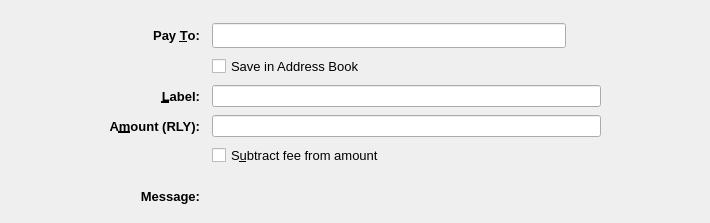
<?xml version="1.0" encoding="UTF-8"?>
<ui version="4.0">
 <class>SendCoinsEntry</class>
 <widget class="QStackedWidget" name="SendCoinsEntry">
  <property name="geometry">
   <rect>
    <x>0</x>
    <y>0</y>
    <width>710</width>
    <height>223</height>
   </rect>
  </property>
  <property name="focusPolicy">
   <enum>Qt::TabFocus</enum>
  </property>
  <property name="autoFillBackground">
   <bool>false</bool>
  </property>
  <property name="styleSheet">
   <string notr="true"/>
  </property>
  <property name="currentIndex">
   <number>0</number>
  </property>
  <widget class="QFrame" name="SendCoins">
   <property name="toolTip">
    <string>This is a normal payment.</string>
   </property>
   <property name="frameShape">
    <enum>QFrame::NoFrame</enum>
   </property>
   <layout class="QGridLayout" name="gridLayout">
    <property name="topMargin">
     <number>8</number>
    </property>
    <property name="bottomMargin">
     <number>4</number>
    </property>
    <property name="horizontalSpacing">
     <number>12</number>
    </property>
    <property name="verticalSpacing">
     <number>8</number>
    </property>
    <item row="1" column="0">
     <spacer name="horizontalSpacer">
      <property name="orientation">
       <enum>Qt::Horizontal</enum>
      </property>
      <property name="sizeType">
       <enum>QSizePolicy::Maximum</enum>
      </property>
      <property name="sizeHint" stdset="0">
       <size>
        <width>100</width>
        <height>20</height>
       </size>
      </property>
     </spacer>
    </item>
    <item row="3" column="2">
     <widget class="QLineEdit" name="addAsLabel">
      <property name="sizePolicy">
       <sizepolicy hsizetype="Expanding" vsizetype="Expanding">
        <horstretch>0</horstretch>
        <verstretch>0</verstretch>
       </sizepolicy>
      </property>
      <property name="toolTip">
       <string>Enter a label for this address to add it to the list of used addresses</string>
      </property>
      <property name="styleSheet">
       <string notr="true"/>
      </property>
     </widget>
    </item>
    <item row="0" column="2">
     <spacer name="verticalSpacer">
      <property name="orientation">
       <enum>Qt::Vertical</enum>
      </property>
      <property name="sizeHint" stdset="0">
       <size>
        <width>20</width>
        <height>40</height>
       </size>
      </property>
     </spacer>
    </item>
    <item row="1" column="3">
     <spacer name="horizontalSpacer_2">
      <property name="orientation">
       <enum>Qt::Horizontal</enum>
      </property>
      <property name="sizeType">
       <enum>QSizePolicy::Maximum</enum>
      </property>
      <property name="sizeHint" stdset="0">
       <size>
        <width>100</width>
        <height>20</height>
       </size>
      </property>
     </spacer>
    </item>
    <item row="12" column="2">
     <widget class="QLabel" name="messageTextLabel">
      <property name="toolTip">
       <string>A message that was attached to the navcoin: URI which will be stored with the transaction for your reference. Note: This message will not be sent over the NavCoin network.</string>
      </property>
      <property name="styleSheet">
       <string notr="true"/>
      </property>
      <property name="textFormat">
       <enum>Qt::PlainText</enum>
      </property>
     </widget>
    </item>
    <item row="1" column="1">
     <widget class="QLabel" name="payToLabel">
      <property name="font">
       <font>
        <pointsize>10</pointsize>
        <weight>75</weight>
        <bold>true</bold>
       </font>
      </property>
      <property name="text">
       <string>Pay &amp;To:</string>
      </property>
      <property name="alignment">
       <set>Qt::AlignRight|Qt::AlignTrailing|Qt::AlignVCenter</set>
      </property>
      <property name="buddy">
       <cstring>payTo</cstring>
      </property>
     </widget>
    </item>
    <item row="12" column="1">
     <widget class="QLabel" name="messageLabel">
      <property name="font">
       <font>
        <pointsize>10</pointsize>
        <weight>75</weight>
        <bold>true</bold>
       </font>
      </property>
      <property name="text">
       <string>Message:</string>
      </property>
      <property name="alignment">
       <set>Qt::AlignRight|Qt::AlignTrailing|Qt::AlignVCenter</set>
      </property>
     </widget>
    </item>
    <item row="6" column="2">
     <layout class="QHBoxLayout" name="horizontalLayoutAmount" stretch="0">
      <item>
       <widget class="NavCoinAmountField" name="payAmount">
        <property name="sizePolicy">
         <sizepolicy hsizetype="Expanding" vsizetype="Expanding">
          <horstretch>0</horstretch>
          <verstretch>0</verstretch>
         </sizepolicy>
        </property>
        <property name="styleSheet">
         <string notr="true"/>
        </property>
       </widget>
      </item>
     </layout>
    </item>
    <item row="3" column="1">
     <widget class="QLabel" name="labellLabel">
      <property name="font">
       <font>
        <pointsize>10</pointsize>
        <weight>75</weight>
        <bold>true</bold>
       </font>
      </property>
      <property name="text">
       <string>&amp;Label:</string>
      </property>
      <property name="alignment">
       <set>Qt::AlignRight|Qt::AlignTrailing|Qt::AlignVCenter</set>
      </property>
      <property name="buddy">
       <cstring>addAsLabel</cstring>
      </property>
     </widget>
    </item>
    <item row="1" column="2">
     <layout class="QHBoxLayout" name="payToLayout">
      <property name="spacing">
       <number>0</number>
      </property>
      <item>
       <widget class="QValidatedLineEdit" name="payTo">
        <property name="sizePolicy">
         <sizepolicy hsizetype="Expanding" vsizetype="Expanding">
          <horstretch>0</horstretch>
          <verstretch>0</verstretch>
         </sizepolicy>
        </property>
        <property name="toolTip">
         <string>The NavCoin address to send the payment to</string>
        </property>
        <property name="styleSheet">
         <string notr="true"/>
        </property>
       </widget>
      </item>
      <item>
       <widget class="QToolButton" name="addressBookButton">
        <property name="toolTip">
         <string notr="true"/>
        </property>
        <property name="styleSheet">
         <string notr="true">border:0;background:transparent</string>
        </property>
        <property name="text">
         <string/>
        </property>
        <property name="icon">
         <iconset resource="../relay.qrc">
          <normaloff>:/icons/address-book</normaloff>:/icons/address-book</iconset>
        </property>
        <property name="iconSize">
         <size>
          <width>22</width>
          <height>22</height>
         </size>
        </property>
        <property name="shortcut">
         <string>Alt+A</string>
        </property>
       </widget>
      </item>
      <item>
       <spacer name="horizontalSpacer_3">
        <property name="orientation">
         <enum>Qt::Horizontal</enum>
        </property>
        <property name="sizeType">
         <enum>QSizePolicy::Maximum</enum>
        </property>
        <property name="sizeHint" stdset="0">
         <size>
          <width>10</width>
          <height>20</height>
         </size>
        </property>
       </spacer>
      </item>
     </layout>
    </item>
    <item row="10" column="2">
     <spacer name="verticalSpacer_3">
      <property name="orientation">
       <enum>Qt::Vertical</enum>
      </property>
      <property name="sizeHint" stdset="0">
       <size>
        <width>20</width>
        <height>40</height>
       </size>
      </property>
     </spacer>
    </item>
    <item row="2" column="2">
     <widget class="QCheckBox" name="addressBookCheckBox">
      <property name="font">
       <font>
        <pointsize>10</pointsize>
       </font>
      </property>
      <property name="text">
       <string>Save in Address Book</string>
      </property>
     </widget>
    </item>
    <item row="6" column="1">
     <widget class="QLabel" name="amountLabel">
      <property name="font">
       <font>
        <pointsize>10</pointsize>
        <weight>75</weight>
        <bold>true</bold>
       </font>
      </property>
      <property name="text">
       <string>A&amp;mount (RLY):</string>
      </property>
      <property name="alignment">
       <set>Qt::AlignRight|Qt::AlignTrailing|Qt::AlignVCenter</set>
      </property>
      <property name="buddy">
       <cstring>payAmount</cstring>
      </property>
     </widget>
    </item>
    <item row="13" column="2">
     <spacer name="verticalSpacer_2">
      <property name="orientation">
       <enum>Qt::Vertical</enum>
      </property>
      <property name="sizeHint" stdset="0">
       <size>
        <width>20</width>
        <height>40</height>
       </size>
      </property>
     </spacer>
    </item>
    <item row="7" column="2">
     <widget class="QCheckBox" name="checkboxSubtractFeeFromAmount">
      <property name="font">
       <font>
        <pointsize>10</pointsize>
       </font>
      </property>
      <property name="toolTip">
       <string>The fee will be deducted from the amount being sent. The recipient will receive less navcoins than you enter in the amount field. If multiple recipients are selected, the fee is split equally.</string>
      </property>
      <property name="text">
       <string>S&amp;ubtract fee from amount</string>
      </property>
     </widget>
    </item>
   </layout>
  </widget>
  <widget class="QFrame" name="SendCoins_UnauthenticatedPaymentRequest">
   <property name="palette">
    <palette>
     <active>
      <colorrole role="WindowText">
       <brush brushstyle="SolidPattern">
        <color alpha="255">
         <red>0</red>
         <green>0</green>
         <blue>0</blue>
        </color>
       </brush>
      </colorrole>
      <colorrole role="Button">
       <brush brushstyle="SolidPattern">
        <color alpha="255">
         <red>239</red>
         <green>241</green>
         <blue>244</blue>
        </color>
       </brush>
      </colorrole>
      <colorrole role="Light">
       <brush brushstyle="SolidPattern">
        <color alpha="255">
         <red>255</red>
         <green>255</green>
         <blue>255</blue>
        </color>
       </brush>
      </colorrole>
      <colorrole role="Midlight">
       <brush brushstyle="SolidPattern">
        <color alpha="255">
         <red>255</red>
         <green>255</green>
         <blue>191</blue>
        </color>
       </brush>
      </colorrole>
      <colorrole role="Dark">
       <brush brushstyle="SolidPattern">
        <color alpha="255">
         <red>127</red>
         <green>127</green>
         <blue>63</blue>
        </color>
       </brush>
      </colorrole>
      <colorrole role="Mid">
       <brush brushstyle="SolidPattern">
        <color alpha="255">
         <red>170</red>
         <green>170</green>
         <blue>84</blue>
        </color>
       </brush>
      </colorrole>
      <colorrole role="Text">
       <brush brushstyle="SolidPattern">
        <color alpha="255">
         <red>0</red>
         <green>0</green>
         <blue>0</blue>
        </color>
       </brush>
      </colorrole>
      <colorrole role="BrightText">
       <brush brushstyle="SolidPattern">
        <color alpha="255">
         <red>255</red>
         <green>255</green>
         <blue>255</blue>
        </color>
       </brush>
      </colorrole>
      <colorrole role="ButtonText">
       <brush brushstyle="SolidPattern">
        <color alpha="255">
         <red>0</red>
         <green>0</green>
         <blue>0</blue>
        </color>
       </brush>
      </colorrole>
      <colorrole role="Base">
       <brush brushstyle="SolidPattern">
        <color alpha="255">
         <red>239</red>
         <green>241</green>
         <blue>244</blue>
        </color>
       </brush>
      </colorrole>
      <colorrole role="Window">
       <brush brushstyle="SolidPattern">
        <color alpha="255">
         <red>239</red>
         <green>241</green>
         <blue>244</blue>
        </color>
       </brush>
      </colorrole>
      <colorrole role="Shadow">
       <brush brushstyle="SolidPattern">
        <color alpha="255">
         <red>0</red>
         <green>0</green>
         <blue>0</blue>
        </color>
       </brush>
      </colorrole>
      <colorrole role="AlternateBase">
       <brush brushstyle="SolidPattern">
        <color alpha="255">
         <red>255</red>
         <green>255</green>
         <blue>191</blue>
        </color>
       </brush>
      </colorrole>
      <colorrole role="ToolTipBase">
       <brush brushstyle="SolidPattern">
        <color alpha="255">
         <red>255</red>
         <green>255</green>
         <blue>220</blue>
        </color>
       </brush>
      </colorrole>
      <colorrole role="ToolTipText">
       <brush brushstyle="SolidPattern">
        <color alpha="255">
         <red>0</red>
         <green>0</green>
         <blue>0</blue>
        </color>
       </brush>
      </colorrole>
     </active>
     <inactive>
      <colorrole role="WindowText">
       <brush brushstyle="SolidPattern">
        <color alpha="255">
         <red>0</red>
         <green>0</green>
         <blue>0</blue>
        </color>
       </brush>
      </colorrole>
      <colorrole role="Button">
       <brush brushstyle="SolidPattern">
        <color alpha="255">
         <red>239</red>
         <green>241</green>
         <blue>244</blue>
        </color>
       </brush>
      </colorrole>
      <colorrole role="Light">
       <brush brushstyle="SolidPattern">
        <color alpha="255">
         <red>255</red>
         <green>255</green>
         <blue>255</blue>
        </color>
       </brush>
      </colorrole>
      <colorrole role="Midlight">
       <brush brushstyle="SolidPattern">
        <color alpha="255">
         <red>255</red>
         <green>255</green>
         <blue>191</blue>
        </color>
       </brush>
      </colorrole>
      <colorrole role="Dark">
       <brush brushstyle="SolidPattern">
        <color alpha="255">
         <red>127</red>
         <green>127</green>
         <blue>63</blue>
        </color>
       </brush>
      </colorrole>
      <colorrole role="Mid">
       <brush brushstyle="SolidPattern">
        <color alpha="255">
         <red>170</red>
         <green>170</green>
         <blue>84</blue>
        </color>
       </brush>
      </colorrole>
      <colorrole role="Text">
       <brush brushstyle="SolidPattern">
        <color alpha="255">
         <red>0</red>
         <green>0</green>
         <blue>0</blue>
        </color>
       </brush>
      </colorrole>
      <colorrole role="BrightText">
       <brush brushstyle="SolidPattern">
        <color alpha="255">
         <red>255</red>
         <green>255</green>
         <blue>255</blue>
        </color>
       </brush>
      </colorrole>
      <colorrole role="ButtonText">
       <brush brushstyle="SolidPattern">
        <color alpha="255">
         <red>0</red>
         <green>0</green>
         <blue>0</blue>
        </color>
       </brush>
      </colorrole>
      <colorrole role="Base">
       <brush brushstyle="SolidPattern">
        <color alpha="255">
         <red>239</red>
         <green>241</green>
         <blue>244</blue>
        </color>
       </brush>
      </colorrole>
      <colorrole role="Window">
       <brush brushstyle="SolidPattern">
        <color alpha="255">
         <red>239</red>
         <green>241</green>
         <blue>244</blue>
        </color>
       </brush>
      </colorrole>
      <colorrole role="Shadow">
       <brush brushstyle="SolidPattern">
        <color alpha="255">
         <red>0</red>
         <green>0</green>
         <blue>0</blue>
        </color>
       </brush>
      </colorrole>
      <colorrole role="AlternateBase">
       <brush brushstyle="SolidPattern">
        <color alpha="255">
         <red>255</red>
         <green>255</green>
         <blue>191</blue>
        </color>
       </brush>
      </colorrole>
      <colorrole role="ToolTipBase">
       <brush brushstyle="SolidPattern">
        <color alpha="255">
         <red>255</red>
         <green>255</green>
         <blue>220</blue>
        </color>
       </brush>
      </colorrole>
      <colorrole role="ToolTipText">
       <brush brushstyle="SolidPattern">
        <color alpha="255">
         <red>0</red>
         <green>0</green>
         <blue>0</blue>
        </color>
       </brush>
      </colorrole>
     </inactive>
     <disabled>
      <colorrole role="WindowText">
       <brush brushstyle="SolidPattern">
        <color alpha="255">
         <red>127</red>
         <green>127</green>
         <blue>63</blue>
        </color>
       </brush>
      </colorrole>
      <colorrole role="Button">
       <brush brushstyle="SolidPattern">
        <color alpha="255">
         <red>239</red>
         <green>241</green>
         <blue>244</blue>
        </color>
       </brush>
      </colorrole>
      <colorrole role="Light">
       <brush brushstyle="SolidPattern">
        <color alpha="255">
         <red>255</red>
         <green>255</green>
         <blue>255</blue>
        </color>
       </brush>
      </colorrole>
      <colorrole role="Midlight">
       <brush brushstyle="SolidPattern">
        <color alpha="255">
         <red>255</red>
         <green>255</green>
         <blue>191</blue>
        </color>
       </brush>
      </colorrole>
      <colorrole role="Dark">
       <brush brushstyle="SolidPattern">
        <color alpha="255">
         <red>127</red>
         <green>127</green>
         <blue>63</blue>
        </color>
       </brush>
      </colorrole>
      <colorrole role="Mid">
       <brush brushstyle="SolidPattern">
        <color alpha="255">
         <red>170</red>
         <green>170</green>
         <blue>84</blue>
        </color>
       </brush>
      </colorrole>
      <colorrole role="Text">
       <brush brushstyle="SolidPattern">
        <color alpha="255">
         <red>127</red>
         <green>127</green>
         <blue>63</blue>
        </color>
       </brush>
      </colorrole>
      <colorrole role="BrightText">
       <brush brushstyle="SolidPattern">
        <color alpha="255">
         <red>255</red>
         <green>255</green>
         <blue>255</blue>
        </color>
       </brush>
      </colorrole>
      <colorrole role="ButtonText">
       <brush brushstyle="SolidPattern">
        <color alpha="255">
         <red>127</red>
         <green>127</green>
         <blue>63</blue>
        </color>
       </brush>
      </colorrole>
      <colorrole role="Base">
       <brush brushstyle="SolidPattern">
        <color alpha="255">
         <red>239</red>
         <green>241</green>
         <blue>244</blue>
        </color>
       </brush>
      </colorrole>
      <colorrole role="Window">
       <brush brushstyle="SolidPattern">
        <color alpha="255">
         <red>239</red>
         <green>241</green>
         <blue>244</blue>
        </color>
       </brush>
      </colorrole>
      <colorrole role="Shadow">
       <brush brushstyle="SolidPattern">
        <color alpha="255">
         <red>0</red>
         <green>0</green>
         <blue>0</blue>
        </color>
       </brush>
      </colorrole>
      <colorrole role="AlternateBase">
       <brush brushstyle="SolidPattern">
        <color alpha="255">
         <red>255</red>
         <green>255</green>
         <blue>127</blue>
        </color>
       </brush>
      </colorrole>
      <colorrole role="ToolTipBase">
       <brush brushstyle="SolidPattern">
        <color alpha="255">
         <red>255</red>
         <green>255</green>
         <blue>220</blue>
        </color>
       </brush>
      </colorrole>
      <colorrole role="ToolTipText">
       <brush brushstyle="SolidPattern">
        <color alpha="255">
         <red>0</red>
         <green>0</green>
         <blue>0</blue>
        </color>
       </brush>
      </colorrole>
     </disabled>
    </palette>
   </property>
   <property name="toolTip">
    <string>This is an unauthenticated payment request.</string>
   </property>
   <property name="autoFillBackground">
    <bool>false</bool>
   </property>
   <property name="frameShape">
    <enum>QFrame::NoFrame</enum>
   </property>
   <layout class="QGridLayout" name="gridLayout_is">
    <property name="spacing">
     <number>12</number>
    </property>
    <item row="0" column="0">
     <widget class="QLabel" name="payToLabel_is">
      <property name="text">
       <string>Pay To:</string>
      </property>
      <property name="alignment">
       <set>Qt::AlignRight|Qt::AlignTrailing|Qt::AlignVCenter</set>
      </property>
     </widget>
    </item>
    <item row="0" column="1">
     <layout class="QHBoxLayout" name="payToLayout_is">
      <property name="spacing">
       <number>0</number>
      </property>
      <item>
       <widget class="QLabel" name="payTo_is">
        <property name="styleSheet">
         <string notr="true">background: #fff; border-radius: 4px; border: 1px solid #000; padding:2px</string>
        </property>
       </widget>
      </item>
      <item>
       <widget class="QToolButton" name="deleteButton_is">
        <property name="toolTip">
         <string>Remove this entry</string>
        </property>
        <property name="text">
         <string/>
        </property>
        <property name="icon">
         <iconset resource="../relay.qrc">
          <normaloff>:/icons/remove</normaloff>:/icons/remove</iconset>
        </property>
       </widget>
      </item>
     </layout>
    </item>
    <item row="1" column="0">
     <widget class="QLabel" name="memoLabel_is">
      <property name="text">
       <string>Memo:</string>
      </property>
      <property name="alignment">
       <set>Qt::AlignRight|Qt::AlignTrailing|Qt::AlignVCenter</set>
      </property>
     </widget>
    </item>
    <item row="1" column="1">
     <widget class="QLabel" name="memoTextLabel_is">
      <property name="styleSheet">
       <string notr="true">background: #fff; border-radius: 4px; border: 1px solid #000; padding:2px</string>
      </property>
      <property name="textFormat">
       <enum>Qt::PlainText</enum>
      </property>
     </widget>
    </item>
    <item row="2" column="0">
     <widget class="QLabel" name="amountLabel_is">
      <property name="text">
       <string>A&amp;mount:</string>
      </property>
      <property name="alignment">
       <set>Qt::AlignRight|Qt::AlignTrailing|Qt::AlignVCenter</set>
      </property>
      <property name="buddy">
       <cstring>payAmount_is</cstring>
      </property>
     </widget>
    </item>
    <item row="2" column="1">
     <widget class="NavCoinAmountField" name="payAmount_is">
      <property name="acceptDrops">
       <bool>false</bool>
      </property>
      <property name="styleSheet">
       <string notr="true">background: #fff; border-radius: 4px; border: 1px solid #000; padding:2px</string>
      </property>
     </widget>
    </item>
   </layout>
  </widget>
  <widget class="QFrame" name="SendCoins_AuthenticatedPaymentRequest">
   <property name="palette">
    <palette>
     <active>
      <colorrole role="WindowText">
       <brush brushstyle="SolidPattern">
        <color alpha="255">
         <red>0</red>
         <green>0</green>
         <blue>0</blue>
        </color>
       </brush>
      </colorrole>
      <colorrole role="Button">
       <brush brushstyle="SolidPattern">
        <color alpha="255">
         <red>239</red>
         <green>241</green>
         <blue>244</blue>
        </color>
       </brush>
      </colorrole>
      <colorrole role="Light">
       <brush brushstyle="SolidPattern">
        <color alpha="255">
         <red>230</red>
         <green>255</green>
         <blue>224</blue>
        </color>
       </brush>
      </colorrole>
      <colorrole role="Midlight">
       <brush brushstyle="SolidPattern">
        <color alpha="255">
         <red>185</red>
         <green>243</green>
         <blue>171</blue>
        </color>
       </brush>
      </colorrole>
      <colorrole role="Dark">
       <brush brushstyle="SolidPattern">
        <color alpha="255">
         <red>70</red>
         <green>116</green>
         <blue>59</blue>
        </color>
       </brush>
      </colorrole>
      <colorrole role="Mid">
       <brush brushstyle="SolidPattern">
        <color alpha="255">
         <red>93</red>
         <green>155</green>
         <blue>79</blue>
        </color>
       </brush>
      </colorrole>
      <colorrole role="Text">
       <brush brushstyle="SolidPattern">
        <color alpha="255">
         <red>0</red>
         <green>0</green>
         <blue>0</blue>
        </color>
       </brush>
      </colorrole>
      <colorrole role="BrightText">
       <brush brushstyle="SolidPattern">
        <color alpha="255">
         <red>155</red>
         <green>255</green>
         <blue>147</blue>
        </color>
       </brush>
      </colorrole>
      <colorrole role="ButtonText">
       <brush brushstyle="SolidPattern">
        <color alpha="255">
         <red>0</red>
         <green>0</green>
         <blue>0</blue>
        </color>
       </brush>
      </colorrole>
      <colorrole role="Base">
       <brush brushstyle="SolidPattern">
        <color alpha="255">
         <red>239</red>
         <green>241</green>
         <blue>244</blue>
        </color>
       </brush>
      </colorrole>
      <colorrole role="Window">
       <brush brushstyle="SolidPattern">
        <color alpha="255">
         <red>239</red>
         <green>241</green>
         <blue>244</blue>
        </color>
       </brush>
      </colorrole>
      <colorrole role="Shadow">
       <brush brushstyle="SolidPattern">
        <color alpha="255">
         <red>0</red>
         <green>0</green>
         <blue>0</blue>
        </color>
       </brush>
      </colorrole>
      <colorrole role="AlternateBase">
       <brush brushstyle="SolidPattern">
        <color alpha="255">
         <red>197</red>
         <green>243</green>
         <blue>187</blue>
        </color>
       </brush>
      </colorrole>
      <colorrole role="NoRole">
       <brush brushstyle="SolidPattern">
        <color alpha="255">
         <red>125</red>
         <green>194</green>
         <blue>122</blue>
        </color>
       </brush>
      </colorrole>
      <colorrole role="ToolTipBase">
       <brush brushstyle="SolidPattern">
        <color alpha="255">
         <red>255</red>
         <green>255</green>
         <blue>220</blue>
        </color>
       </brush>
      </colorrole>
      <colorrole role="ToolTipText">
       <brush brushstyle="SolidPattern">
        <color alpha="255">
         <red>0</red>
         <green>0</green>
         <blue>0</blue>
        </color>
       </brush>
      </colorrole>
     </active>
     <inactive>
      <colorrole role="WindowText">
       <brush brushstyle="SolidPattern">
        <color alpha="255">
         <red>0</red>
         <green>0</green>
         <blue>0</blue>
        </color>
       </brush>
      </colorrole>
      <colorrole role="Button">
       <brush brushstyle="SolidPattern">
        <color alpha="255">
         <red>239</red>
         <green>241</green>
         <blue>244</blue>
        </color>
       </brush>
      </colorrole>
      <colorrole role="Light">
       <brush brushstyle="SolidPattern">
        <color alpha="255">
         <red>230</red>
         <green>255</green>
         <blue>224</blue>
        </color>
       </brush>
      </colorrole>
      <colorrole role="Midlight">
       <brush brushstyle="SolidPattern">
        <color alpha="255">
         <red>185</red>
         <green>243</green>
         <blue>171</blue>
        </color>
       </brush>
      </colorrole>
      <colorrole role="Dark">
       <brush brushstyle="SolidPattern">
        <color alpha="255">
         <red>70</red>
         <green>116</green>
         <blue>59</blue>
        </color>
       </brush>
      </colorrole>
      <colorrole role="Mid">
       <brush brushstyle="SolidPattern">
        <color alpha="255">
         <red>93</red>
         <green>155</green>
         <blue>79</blue>
        </color>
       </brush>
      </colorrole>
      <colorrole role="Text">
       <brush brushstyle="SolidPattern">
        <color alpha="255">
         <red>0</red>
         <green>0</green>
         <blue>0</blue>
        </color>
       </brush>
      </colorrole>
      <colorrole role="BrightText">
       <brush brushstyle="SolidPattern">
        <color alpha="255">
         <red>155</red>
         <green>255</green>
         <blue>147</blue>
        </color>
       </brush>
      </colorrole>
      <colorrole role="ButtonText">
       <brush brushstyle="SolidPattern">
        <color alpha="255">
         <red>0</red>
         <green>0</green>
         <blue>0</blue>
        </color>
       </brush>
      </colorrole>
      <colorrole role="Base">
       <brush brushstyle="SolidPattern">
        <color alpha="255">
         <red>239</red>
         <green>241</green>
         <blue>244</blue>
        </color>
       </brush>
      </colorrole>
      <colorrole role="Window">
       <brush brushstyle="SolidPattern">
        <color alpha="255">
         <red>239</red>
         <green>241</green>
         <blue>244</blue>
        </color>
       </brush>
      </colorrole>
      <colorrole role="Shadow">
       <brush brushstyle="SolidPattern">
        <color alpha="255">
         <red>0</red>
         <green>0</green>
         <blue>0</blue>
        </color>
       </brush>
      </colorrole>
      <colorrole role="AlternateBase">
       <brush brushstyle="SolidPattern">
        <color alpha="255">
         <red>197</red>
         <green>243</green>
         <blue>187</blue>
        </color>
       </brush>
      </colorrole>
      <colorrole role="NoRole">
       <brush brushstyle="SolidPattern">
        <color alpha="255">
         <red>125</red>
         <green>194</green>
         <blue>122</blue>
        </color>
       </brush>
      </colorrole>
      <colorrole role="ToolTipBase">
       <brush brushstyle="SolidPattern">
        <color alpha="255">
         <red>255</red>
         <green>255</green>
         <blue>220</blue>
        </color>
       </brush>
      </colorrole>
      <colorrole role="ToolTipText">
       <brush brushstyle="SolidPattern">
        <color alpha="255">
         <red>0</red>
         <green>0</green>
         <blue>0</blue>
        </color>
       </brush>
      </colorrole>
     </inactive>
     <disabled>
      <colorrole role="WindowText">
       <brush brushstyle="SolidPattern">
        <color alpha="255">
         <red>70</red>
         <green>116</green>
         <blue>59</blue>
        </color>
       </brush>
      </colorrole>
      <colorrole role="Button">
       <brush brushstyle="SolidPattern">
        <color alpha="255">
         <red>239</red>
         <green>241</green>
         <blue>244</blue>
        </color>
       </brush>
      </colorrole>
      <colorrole role="Light">
       <brush brushstyle="SolidPattern">
        <color alpha="255">
         <red>230</red>
         <green>255</green>
         <blue>224</blue>
        </color>
       </brush>
      </colorrole>
      <colorrole role="Midlight">
       <brush brushstyle="SolidPattern">
        <color alpha="255">
         <red>185</red>
         <green>243</green>
         <blue>171</blue>
        </color>
       </brush>
      </colorrole>
      <colorrole role="Dark">
       <brush brushstyle="SolidPattern">
        <color alpha="255">
         <red>70</red>
         <green>116</green>
         <blue>59</blue>
        </color>
       </brush>
      </colorrole>
      <colorrole role="Mid">
       <brush brushstyle="SolidPattern">
        <color alpha="255">
         <red>93</red>
         <green>155</green>
         <blue>79</blue>
        </color>
       </brush>
      </colorrole>
      <colorrole role="Text">
       <brush brushstyle="SolidPattern">
        <color alpha="255">
         <red>70</red>
         <green>116</green>
         <blue>59</blue>
        </color>
       </brush>
      </colorrole>
      <colorrole role="BrightText">
       <brush brushstyle="SolidPattern">
        <color alpha="255">
         <red>155</red>
         <green>255</green>
         <blue>147</blue>
        </color>
       </brush>
      </colorrole>
      <colorrole role="ButtonText">
       <brush brushstyle="SolidPattern">
        <color alpha="255">
         <red>70</red>
         <green>116</green>
         <blue>59</blue>
        </color>
       </brush>
      </colorrole>
      <colorrole role="Base">
       <brush brushstyle="SolidPattern">
        <color alpha="255">
         <red>239</red>
         <green>241</green>
         <blue>244</blue>
        </color>
       </brush>
      </colorrole>
      <colorrole role="Window">
       <brush brushstyle="SolidPattern">
        <color alpha="255">
         <red>239</red>
         <green>241</green>
         <blue>244</blue>
        </color>
       </brush>
      </colorrole>
      <colorrole role="Shadow">
       <brush brushstyle="SolidPattern">
        <color alpha="255">
         <red>0</red>
         <green>0</green>
         <blue>0</blue>
        </color>
       </brush>
      </colorrole>
      <colorrole role="AlternateBase">
       <brush brushstyle="SolidPattern">
        <color alpha="255">
         <red>140</red>
         <green>232</green>
         <blue>119</blue>
        </color>
       </brush>
      </colorrole>
      <colorrole role="NoRole">
       <brush brushstyle="SolidPattern">
        <color alpha="255">
         <red>125</red>
         <green>194</green>
         <blue>122</blue>
        </color>
       </brush>
      </colorrole>
      <colorrole role="ToolTipBase">
       <brush brushstyle="SolidPattern">
        <color alpha="255">
         <red>255</red>
         <green>255</green>
         <blue>220</blue>
        </color>
       </brush>
      </colorrole>
      <colorrole role="ToolTipText">
       <brush brushstyle="SolidPattern">
        <color alpha="255">
         <red>0</red>
         <green>0</green>
         <blue>0</blue>
        </color>
       </brush>
      </colorrole>
     </disabled>
    </palette>
   </property>
   <property name="toolTip">
    <string>This is an authenticated payment request.</string>
   </property>
   <property name="autoFillBackground">
    <bool>false</bool>
   </property>
   <property name="styleSheet">
    <string notr="true">background: #eff1f4; border: 0</string>
   </property>
   <property name="frameShape">
    <enum>QFrame::NoFrame</enum>
   </property>
   <layout class="QGridLayout" name="gridLayout_s">
    <property name="spacing">
     <number>12</number>
    </property>
    <item row="0" column="0">
     <widget class="QLabel" name="payToLabel_s">
      <property name="text">
       <string>Pay To:</string>
      </property>
      <property name="alignment">
       <set>Qt::AlignRight|Qt::AlignTrailing|Qt::AlignVCenter</set>
      </property>
     </widget>
    </item>
    <item row="0" column="1">
     <layout class="QHBoxLayout" name="payToLayout_s">
      <property name="spacing">
       <number>0</number>
      </property>
      <item>
       <widget class="QLabel" name="payTo_s">
        <property name="styleSheet">
         <string notr="true">background: #fff; border-radius: 4px; border: 1px solid #000; padding:2px</string>
        </property>
        <property name="textFormat">
         <enum>Qt::PlainText</enum>
        </property>
       </widget>
      </item>
      <item>
       <widget class="QToolButton" name="deleteButton_s">
        <property name="toolTip">
         <string>Remove this entry</string>
        </property>
        <property name="text">
         <string/>
        </property>
        <property name="icon">
         <iconset resource="../relay.qrc">
          <normaloff>:/icons/remove</normaloff>:/icons/remove</iconset>
        </property>
       </widget>
      </item>
     </layout>
    </item>
    <item row="1" column="0">
     <widget class="QLabel" name="memoLabel_s">
      <property name="text">
       <string>Memo:</string>
      </property>
      <property name="alignment">
       <set>Qt::AlignRight|Qt::AlignTrailing|Qt::AlignVCenter</set>
      </property>
     </widget>
    </item>
    <item row="1" column="1">
     <widget class="QLabel" name="memoTextLabel_s">
      <property name="styleSheet">
       <string notr="true">background: #fff; border-radius: 4px; border: 1px solid #000; padding:2px</string>
      </property>
      <property name="textFormat">
       <enum>Qt::PlainText</enum>
      </property>
     </widget>
    </item>
    <item row="2" column="0">
     <widget class="QLabel" name="amountLabel_s">
      <property name="text">
       <string>A&amp;mount:</string>
      </property>
      <property name="alignment">
       <set>Qt::AlignRight|Qt::AlignTrailing|Qt::AlignVCenter</set>
      </property>
      <property name="buddy">
       <cstring>payAmount_s</cstring>
      </property>
     </widget>
    </item>
    <item row="2" column="1">
     <widget class="NavCoinAmountField" name="payAmount_s">
      <property name="acceptDrops">
       <bool>false</bool>
      </property>
      <property name="styleSheet">
       <string notr="true">background: #fff; border-radius: 4px; border: 1px solid #000; padding:2px</string>
      </property>
     </widget>
    </item>
   </layout>
  </widget>
 </widget>
 <customwidgets>
  <customwidget>
   <class>NavCoinAmountField</class>
   <extends>QLineEdit</extends>
   <header>relayamountfield.h</header>
   <container>1</container>
  </customwidget>
  <customwidget>
   <class>QValidatedLineEdit</class>
   <extends>QLineEdit</extends>
   <header>qvalidatedlineedit.h</header>
  </customwidget>
 </customwidgets>
 <tabstops>
  <tabstop>payTo</tabstop>
  <tabstop>addressBookButton</tabstop>
  <tabstop>payAmount</tabstop>
  <tabstop>payAmount_is</tabstop>
  <tabstop>deleteButton_is</tabstop>
  <tabstop>payAmount_s</tabstop>
  <tabstop>deleteButton_s</tabstop>
 </tabstops>
 <resources>
  <include location="../relay.qrc"/>
 </resources>
 <connections/>
</ui>
